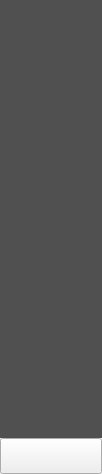
<?xml version="1.0" encoding="UTF-8"?>
<ui version="4.0">
 <class>OrderCategorySmallWidget</class>
 <widget class="QWidget" name="OrderCategorySmallWidget">
  <property name="geometry">
   <rect>
    <x>0</x>
    <y>0</y>
    <width>102</width>
    <height>474</height>
   </rect>
  </property>
  <property name="windowTitle">
   <string>Form</string>
  </property>
  <layout class="QVBoxLayout" name="verticalLayout">
   <property name="spacing">
    <number>0</number>
   </property>
   <property name="leftMargin">
    <number>0</number>
   </property>
   <property name="topMargin">
    <number>0</number>
   </property>
   <property name="rightMargin">
    <number>0</number>
   </property>
   <property name="bottomMargin">
    <number>0</number>
   </property>
   <item>
    <widget class="OrderCategorySmallListView" name="listView">
     <property name="styleSheet">
      <string notr="true">QListView{
border:none;
background-color: rgb(81, 80, 80);
}</string>
     </property>
    </widget>
   </item>
   <item>
    <widget class="QPushButton" name="nextPageButton">
     <property name="minimumSize">
      <size>
       <width>0</width>
       <height>36</height>
      </size>
     </property>
     <property name="maximumSize">
      <size>
       <width>16777215</width>
       <height>36</height>
      </size>
     </property>
     <property name="styleSheet">
      <string notr="true">QPushButton{
border-image: url(:/orderGoodsImage/changePage.png);
}

QPushButton:pressed{
border-image: url(:/orderGoodsImage/changePage_press.png);
}</string>
     </property>
     <property name="text">
      <string/>
     </property>
    </widget>
   </item>
  </layout>
 </widget>
 <customwidgets>
  <customwidget>
   <class>OrderCategorySmallListView</class>
   <extends>QListView</extends>
   <header>OrderCategorySmallListView.h</header>
  </customwidget>
 </customwidgets>
 <resources/>
 <connections/>
</ui>
